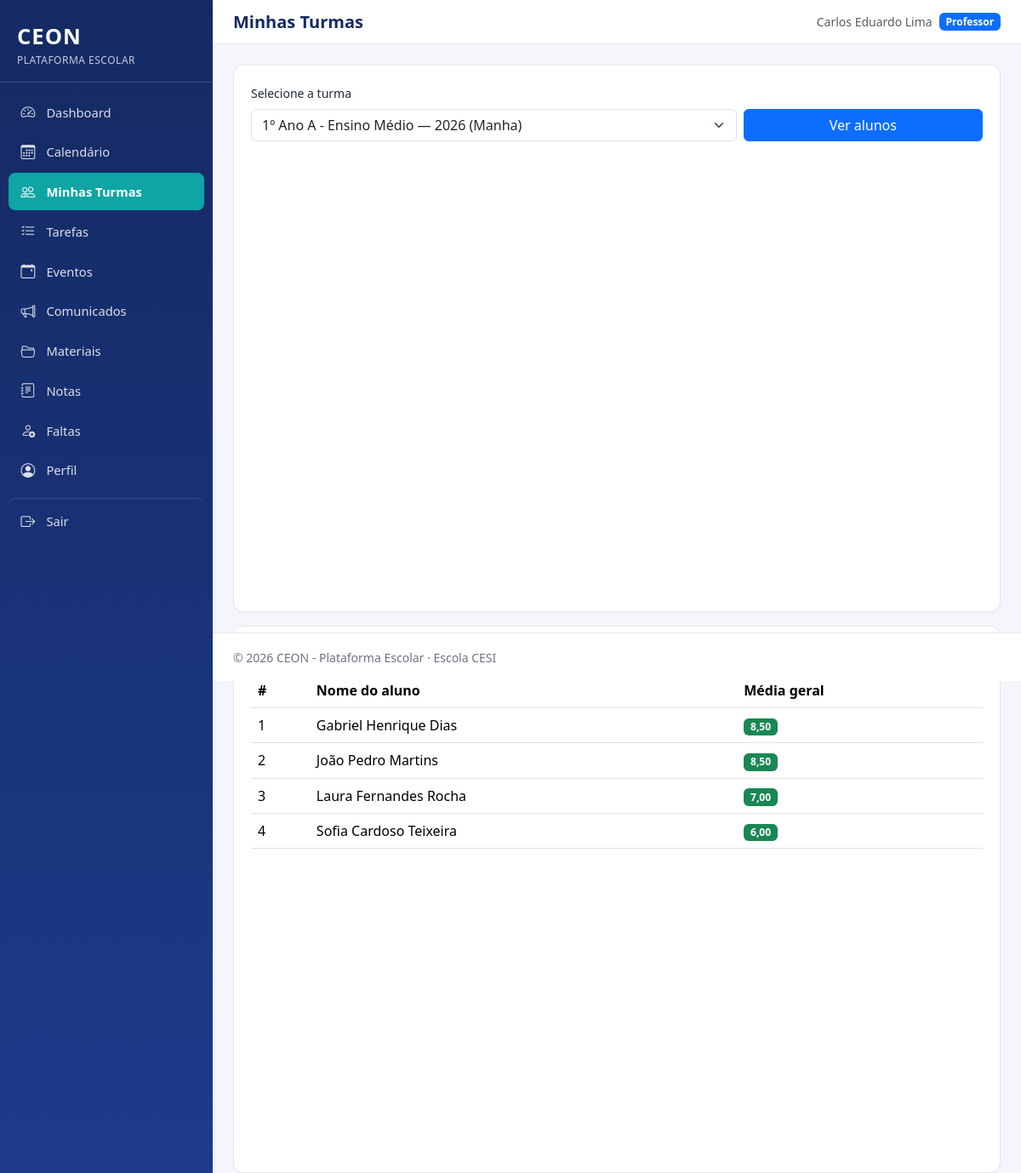
Page /professor/turmas.php (signed in) on the committed database.
### tables this page shows
CREATE TABLE alunos (
    id INT AUTO_INCREMENT PRIMARY KEY,
    usuario_id INT NOT NULL UNIQUE,
    turma_id INT NOT NULL,
    data_nascimento DATE NOT NULL,
    CONSTRAINT fk_alunos_usuario FOREIGN KEY (usuario_id) REFERENCES usuarios(id) ON DELETE CASCADE,
    CONSTRAINT fk_alunos_turma FOREIGN KEY (turma_id) REFERENCES turmas(id) ON DELETE RESTRICT,
    INDEX idx_alunos_turma (turma_id)
);

CREATE TABLE usuarios (
    id INT AUTO_INCREMENT PRIMARY KEY,
    nome VARCHAR(150) NOT NULL,
    email VARCHAR(150) NOT NULL UNIQUE,
    senha VARCHAR(255) NOT NULL,
    tipo_usuario ENUM('aluno', 'professor', 'administrador') NOT NULL,
    status ENUM('ativo', 'inativo') NOT NULL DEFAULT 'ativo',
    data_criacao DATETIME NOT NULL DEFAULT CURRENT_TIMESTAMP,
    INDEX idx_usuarios_tipo (tipo_usuario),
    INDEX idx_usuarios_status (status)
);

### includes/auth.php (called while the page is built, shortened)
<?php
function idPerfilLogado(): ?int
{
    $pdo = getConexao();
    if ($_SESSION['tipo_usuario'] === 'professor') {
        $stmt = $pdo->prepare('SELECT id FROM professores WHERE usuario_id = ?');
        $stmt->execute([$_SESSION['usuario_id']]);
        $linha = $stmt->fetch();
        return $linha ? (int) $linha['id'] : null;
    }
    return null;
}

### includes/professor_helpers.php (called while the page is built, shortened)
<?php
function turmasDoProfessor(PDO $pdo, int $professorId): array
{
    $stmt = $pdo->prepare("
        SELECT DISTINCT t.id, t.nome, t.ano_letivo, t.turno
        FROM aulas a
        JOIN turmas t ON t.id = a.turma_id
        WHERE a.professor_id = ?
        ORDER BY t.nome
    ");
    $stmt->execute([$professorId]);
    $turmas = $stmt->fetchAll();
    return $turmas;
}
function alunosDaTurma(PDO $pdo, int $turmaId): array
{
    $stmt = $pdo->prepare("
        SELECT a.id, u.nome
        FROM alunos a
        JOIN usuarios u ON u.id = a.usuario_id
        WHERE a.turma_id = ?
        ORDER BY u.nome
    ");
    $stmt->execute([$turmaId]);
    return $stmt->fetchAll();
}

### includes/functions.php (called while the page is built, shortened)
<?php
function e(?string $valor): string
{
    return htmlspecialchars($valor ?? '', ENT_QUOTES, 'UTF-8');
}
function calcularMediaPonderada(array $notas): float
{
    $somaValores = 0.0;
    $somaPesos = 0.0;
    foreach ($notas as $nota) {
        $somaValores += ((float) $nota['valor']) * ((float) $nota['peso']);
        $somaPesos += (float) $nota['peso'];
    }
    return $somaPesos > 0 ? round($somaValores / $somaPesos, 2) : 0.0;
}

### professor/turmas.php (the view, shortened to what this page needs)
<?php
require_once __DIR__ . '/../includes/auth.php';
require_once __DIR__ . '/../includes/functions.php';
require_once __DIR__ . '/../includes/professor_helpers.php';
$pdo = getConexao();
$professorId = idPerfilLogado();
$minhasTurmas = turmasDoProfessor($pdo, $professorId);
$turmaSelecionada = (int) ($_GET['turma'] ?? ($minhasTurmas[0]['id'] ?? 0));
$alunos = $turmaSelecionada > 0 ? alunosDaTurma($pdo, $turmaSelecionada) : [];
$mediasAlunos = [];
foreach ($alunos as $aluno) {
    $stmt = $pdo->prepare('SELECT valor, peso FROM notas WHERE aluno_id = ?');
    $stmt->execute([$aluno['id']]);
    $mediasAlunos[$aluno['id']] = calcularMediaPonderada($stmt->fetchAll());
}
require_once __DIR__ . '/../includes/header.php';
?>
<div class="ceon-card mb-3">
    <form method="GET" class="row g-2 align-items-end">
        <div class="col-sm-8">
            <label for="turma" class="form-label small">Selecione a turma</label>
            <select id="turma" name="turma" class="form-select">
                <?php foreach ($minhasTurmas as $t): ?>
                    <option value="<?= (int) $t['id'] ?>" <?= $turmaSelecionada === (int) $t['id'] ? 'selected' : '' ?>>
                        <?= e($t['nome']) ?> — <?= e($t['ano_letivo']) ?> (<?= e(ucfirst($t['turno'])) ?>)
                    </option>
                <?php endforeach; ?>
            </select>
        </div>
        <div class="col-sm-4">
            <button type="submit" class="btn btn-primary w-100">Ver alunos</button>
        </div>
    </form>
</div>
<div class="ceon-card">
    <h2 class="h6 fw-bold mb-3">Alunos da turma (<?= count($alunos) ?>)</h2>
    <?php if (empty($alunos)): ?>
        <p class="text-muted mb-0">Nenhum aluno matriculado nesta turma.</p>
    <?php else: ?>
        <div class="table-responsive">
            <table class="table ceon-table align-middle">
                <thead><tr><th>#</th><th>Nome do aluno</th><th>Média geral</th></tr></thead>
                <tbody>
                <?php foreach ($alunos as $i => $aluno): ?>
                    <?php $media = $mediasAlunos[$aluno['id']]; ?>
                    <tr>
                        <td><?= $i + 1 ?></td>
                        <td><?= e($aluno['nome']) ?></td>
                        <td>
                            <?php if ($media > 0): ?>
                                <span class="badge <?= $media >= 6 ? 'text-bg-success' : 'text-bg-danger' ?>">
                                    <?= number_format($media, 2, ',', '.') ?>
                                </span>
                            <?php else: ?>
                                <span class="text-muted small">Sem notas</span>
                            <?php endif; ?>
                        </td>
                    </tr>
                <?php endforeach; ?>
                </tbody>
            </table>
        </div>
    <?php endif; ?>
</div>
<?php require_once __DIR__ . '/../includes/footer.php'; ?>

### assets/css/style.css (style rules this page uses)
:root { --ceon-primary: #1e3a8a; --ceon-primary-light: #2f52b0; --ceon-primary-dark: #142a63; --ceon-accent: #0ea5a4; --ceon-bg: #f4f6fb; --ceon-card-bg: #ffffff; --ceon-text: #1f2937; --ceon-text-muted: #6b7280; --ceon-border: #e5e7eb; --ceon-sidebar-width: 250px; --ceon-danger: #dc2626; --ceon-warning: #d97706; --ceon-success: #16a34a; }
* { box-sizing: border-box; }
body { background-color: var(--ceon-bg); color: var(--ceon-text); font-family: 'Segoe UI', Roboto, Helvetica, Arial, sans-serif; margin: 0; }
.ceon-card { background: var(--ceon-card-bg); border: 1px solid var(--ceon-border); border-radius: .75rem; padding: 1.25rem; height: 100%; box-shadow: 0 1px 2px rgba(16,24,40,.04); }
.table-responsive { border-radius: .5rem; overflow: hidden; }
.ceon-table thead { background: var(--ceon-primary); color: #fff; }

### rows in the picture
alunos: usuario.nome "Gabriel Henrique Dias", id "8,50"
alunos: usuario.nome "João Pedro Martins", id "8,50"
alunos: usuario.nome "Laura Fernandes Rocha", id "7,00"
alunos: usuario.nome "Sofia Cardoso Teixeira", id "6,00"

### other values in the picture
$rotulo "Dashboard"
$rotulo "Calendário"
$rotulo "Minhas Turmas"
$rotulo "Tarefas"
$rotulo "Eventos"
$rotulo "Comunicados"
$rotulo "Materiais"
$rotulo "Notas"
$rotulo "Faltas"
$rotulo "Perfil"
$tituloPagina "Minhas Turmas"
$_SESSION['nome'] "Carlos Eduardo Lima"
rotuloTipoUsuario($_SESSION['tipo_usuario'] ?? '') "Professor"
form field turma "1º Ano A - Ensino Médio — 2026 (Manha)"
